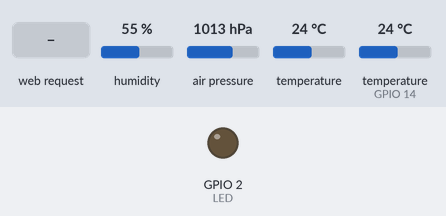
The sketch below on a simulated ESP8266 (NodeMCU). Shown: output pins drawn as LEDs (lit = HIGH). The inputs (shaded band) are chosen by the test bench; at power-on: humidity 55 %, air pressure 1013 hPa, temperature 24 °C, temperature (sensor on GPIO 14) 24 °C. WiFi joins after 1.5 s; servers stay silent unless stated; what the sketch prints to the serial monitor is not drawn.

Above: at 2.7 s.
2.8 s: HTTP request GET /readADC received
At 3.3 s:
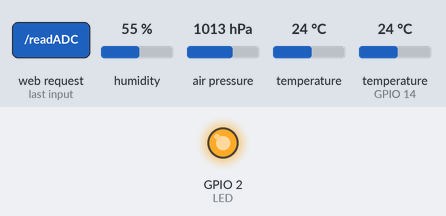
Timing chart, 0 to 5.8 s (numbered marks = the images above; inputs shaded):
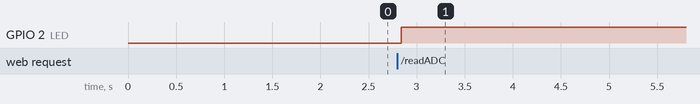

The sketch:

weather.ino
```cpp
#include <ESP8266WiFi.h>
#include <WiFiClient.h>
#include <ESP8266WebServer.h>
#include <SFE_BMP180.h>
#include <Wire.h>

#include "index.h" //Our HTML webpage contents with javascripts
#include "DHTesp.h" //DHT11 Library for ESP

#define LED 2 //On board LED
#define DHTpin 14 //D5 of NodeMCU is GPIO14

SFE_BMP180 pressure;

#define ALTITUDE 1655.0 // Altitude in meters
//#define ALTITUDE 665.0

DHTesp dht;

//SSID and Password of your WiFi router
const char* ssid = "POCO";
const char* password = "12345678";

ESP8266WebServer server(80); //Server on port 80

void handleRoot()
{
  String s = MAIN_page; //Read HTML contents
  server.send(200, "text/html", s); //Send web page
}

float humidity, temperature;

void handleADC()
{
  char status;
  double T,P,p0,a;
  double Tdeg, Tfar, phg, pmb;

  status = pressure.startTemperature();
  if (status != 0)
  {
    // Wait for the measurement to complete:
    delay(status);
    status = pressure.getTemperature(T);
    if (status != 0)
    {
      // Print out the measurement:
      Serial.print("temperature: ");
      Serial.print(T,2);
      Tdeg = T;
      Serial.print(" deg C, ");
      Tfar = (9.0/5.0)*T+32.0;
      Serial.print((9.0/5.0)*T+32.0,2);
      Serial.println(" deg F");

      status = pressure.startPressure(3);
      if (status != 0)
      {
        // Wait for the measurement to complete:
        delay(status);
        status = pressure.getPressure(P,T);
        if (status != 0)
        {
          // Print out the measurement:
          Serial.print("absolute pressure: ");
          Serial.print(P,2);
          pmb = P;
          Serial.print(" mb, ");
          phg = P*0.0295333727;
          Serial.print(P*0.0295333727,2);
          Serial.println(" inHg");

          p0 = pressure.sealevel(P,ALTITUDE); // we're at 1655 meters (Boulder, CO)
          Serial.print("relative (sea-level) pressure: ");
          Serial.print(p0,2);
          Serial.print(" mb, ");
          Serial.print(p0*0.0295333727,2);
          Serial.println(" inHg");

          a = pressure.altitude(P,p0);
          Serial.print("computed altitude: ");
          Serial.print(a,0);
          Serial.print(" meters, ");
          Serial.print(a*3.28084,0);
          Serial.println(" feet");
        }
        else Serial.println("error retrieving pressure measurement\n");
      }
      else Serial.println("error starting pressure measurement\n");
    }
    else Serial.println("error retrieving temperature measurement\n");
  }
  else Serial.println("error starting temperature measurement\n");

  int rain = analogRead(A0);
  if(rain > 475)
    rain = 475;
  rain = (475-rain)/7;

  //Create JSON data
  String data = "{\"Rain\":\""+String(rain)+"\",\"Pressuremb\":\""+String(pmb)+"\",\"Pressurehg\":\""+String(phg)+"\", \"Temperature\":\""+ String(temperature) +"\", \"Humidity\":\""+ String(humidity) +"\"}";

  digitalWrite(LED,!digitalRead(LED)); //Toggle LED on data request ajax
  server.send(200, "text/plane", data); //Send ADC value, temperature and humidity JSON to client ajax request

  delay(dht.getMinimumSamplingPeriod());

  humidity = dht.getHumidity();
  temperature = dht.getTemperature();

  Serial.print("H:");
  Serial.println(humidity);
  Serial.print("T:");
  Serial.println(temperature); //dht.toFahrenheit(temperature));
  Serial.print("R:");
  Serial.println(rain);
}

void setup()
{
  Serial.begin(115200);
  Serial.println();

  // dht11 Sensor

  dht.setup(DHTpin, DHTesp::DHT11); //for DHT11 Connect DHT sensor to GPIO 17
  pinMode(LED,OUTPUT);

  //BMP180 Sensor
  if (pressure.begin())
  Serial.println("BMP180 init success");
  else
  {
    Serial.println("BMP180 init fail\n\n");
    while(1); // Pause forever.
  }

  WiFi.begin(ssid, password); //Connect to your WiFi router
  Serial.println("");

  // Wait for connection
  while (WiFi.status() != WL_CONNECTED)
  {
    delay(500);
    Serial.print(".");
  }

  //If connection successful show IP address in serial monitor
  Serial.println("");
  Serial.print("Connected to ");
  Serial.println(ssid);
  Serial.print("IP address: ");
  Serial.println(WiFi.localIP()); //IP address assigned to your ESP

  server.on("/", handleRoot); //Which routine to handle at root location. This is display page
  server.on("/readADC", handleADC); //This page is called by java Script AJAX

  server.begin(); //Start server
  Serial.println("HTTP server started");
}

void loop()
{
  server.handleClient(); //Handle client requests
}
```

index.h
```cpp
const char MAIN_page[] PROGMEM = R"=====(
<!DOCTYPE html>
<html>
<head>
<title>Weather</title>
</head>
<style>
@import url(https://fonts.googleapis.com/css?family=Montserrat);
@import url(https://fonts.googleapis.com/css?family=Advent+Pro:400,200);
*{margin: 0;padding: 0;}

body{
  background:#a0aecd;
  font-family:Montserrat,Arial,sans-serif;
}
h2{
  font-size:14px;
}
.widget{
  box-shadow:0 40px 10px 5px rgba(0.1,0.1,0.1,0.1);
  margin:100px auto;
  height: 330px;
  position: relative;
  width: 500px;
}

.upper{
  border-radius:5px 5px 0 0;
  background:#5ebec4;
  height:200px;
  padding:20px;
}

.date{
  font-size:30px;
}
.year{
  font-size:30px;
  color:#f92c85;
}
.place{
  color:#222;
  font-size:40px;
}
.lower{
  background:#00A8A9;
  border-radius:0 0 5px 5px;
  font-family:'Advent Pro';
  font-weight:200;
  height:130px;
  width:100%;
}
.midtxt{
    background:#1a2238;
    color:#f5f5f5;
}
.clock{
  background:#00A8A9;
  border-radius:100%;
  box-shadow:0 0 0 15px #f5f5f5,0 10px 10px 5px rgba(0,0,0,0.3);
  height:150px;
  position:absolute;
  right:25px;
  top:-35px;
  width:150px;
}

.hour{
  background:#f5f5f5;
  height:50px;
  left:50%;
  position: absolute;
  top:25px;
  width:4px;
}

.min{
  background:#f5f5f5;
  height:65px;
  left:50%;
  position: absolute;
  top:10px;
  transform:rotate(100deg);
  width:4px;
}

.min,.hour{
  border-radius:5px;
  transform-origin:bottom center;
  transition:all .5s linear;
}

.infos{
  list-style:none;
}
.info{
  color:#fff;
  float:left;
  height:100%;
  padding-top:10px;
  text-align:center;
  width:25%;
}
.info span{
  display: inline-block;
  font-size:40px;
  margin-top:20px;
}
.lasttxt{
  background:#a0aecd;
  color:#00458b;
}
.weather p {
  font-size:20px;padding:10px 0;
}
.anim{animation:fade .8s linear;}

@keyframes fade{
  0%{opacity:0;}
  100%{opacity:1;}
}

a{
 text-align: center;
 text-decoration: none;
 color: white;
 font-size: 15px;
 font-weight: 500;
}
</style>
<body>


<div class="widget">
  <div class="clock">
    <div class="min" id="min"></div>
    <div class="hour" id="hour"></div>
  </div>
  <div class="upper">
    <div class="date" id="date">21 March</div>
    <div class="year">Temperature</div>
    <div class="place update" id="temperature">23 &deg;C</div>
  </div>
  <div class="midtxt" style="text-align: center;">WEATHER REPORT</div>
  <div class="lower">
    <ul class="infos">
      <li class="info temp">
        <h2 class="title">TEMPERATURE</h2>
        <span class='update' id="temp">21 &deg;C</span>
      </li>
      <li class="info weather">
        <h2 class="title">PRESSURE</h2>
        <span class="update" id="pressure">0 mb</span>
      </li>
      <li class="info wind">
        <h2 class="title">RAIN</h2>
        <span class='update' id="rain">0%</span>
      </li>
      <li class="info humidity">
        <h2 class="title">HUMIDITY</h2>
        <span class='update' id="humidity">23%</span>
      </li>
    </ul>
  </div>
  <div class="lasttxt" style="text-align: right;">ELITE CYBORGS</div>
</div>

<script>
setInterval(drawClock, 2000);

function drawClock(){
    var now = new Date();
    var hour = now.getHours();
    var minute = now.getMinutes();
    var second = now.getSeconds();

    //Date
    var options = {year: 'numeric', month: 'long', day: 'numeric' };
    var today  = new Date();
    document.getElementById("date").innerHTML = today.toLocaleDateString("en-US", options);

    //hour
    var hourAngle = (360*(hour/12))+((360/12)*(minute/60));
    var minAngle = 360*(minute/60);
    document.getElementById("hour").style.transform = "rotate("+(hourAngle)+"deg)";
    //minute
    document.getElementById("min").style.transform = "rotate("+(minAngle)+"deg)";

    //Get Humidity Temperature and Rain Data
    var xhttp = new XMLHttpRequest();
    xhttp.onreadystatechange = function() {
      if (this.readyState == 4 && this.status == 200) {
      var txt = this.responseText;
      var obj = JSON.parse(txt); //Ref: https://www.w3schools.com/js/js_json_parse.asp
        document.getElementById("rain").innerHTML = obj.Rain + "%";
        document.getElementById("temperature").innerHTML = Math.round(obj.Temperature) + "&deg;C";
        document.getElementById("temp").innerHTML = Math.round(obj.Temperature) + "&deg;C";
        document.getElementById("humidity").innerHTML = Math.round(obj.Humidity) + "%";
        document.getElementById("pressure").innerHTML = Math.round(obj.Pressuremb) + " mb";
      }
    };
   xhttp.open("GET", "readADC", true); //Handle readADC server on ESP8266
   xhttp.send();
}
</script>
</body>
</html>
)=====";
```

Measured:
- after the input at 2.8 s, GPIO 2 (LED): LOW → HIGH at once
